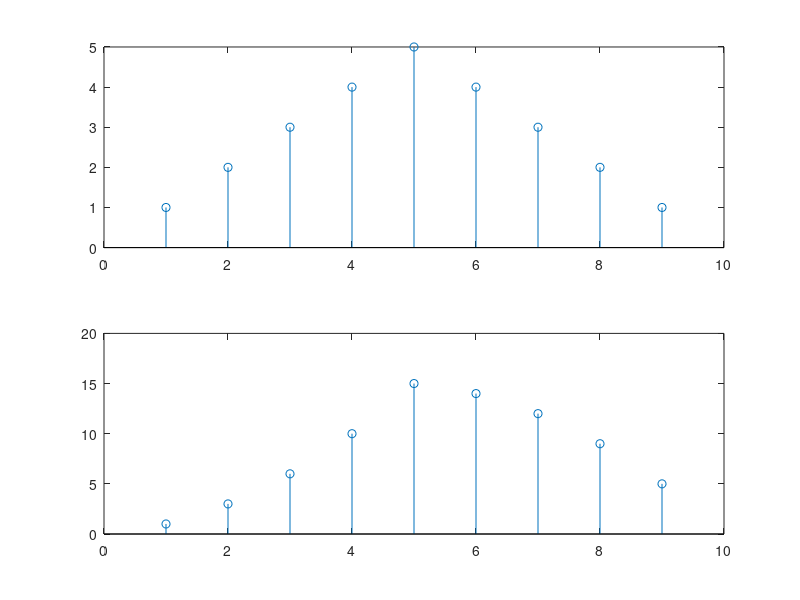

Write MATLAB code to recreate this figure.
% look at the notes.docx in depot docs to see how convolution is done
% proper use of subplot
x = [ones(1,5)]
for i=1:5
    h(1,i)=i
end
y1=conv(x,x)
y2=conv(h,x)
subplot(2,1,1)
stem(y1)
subplot(2,1,2)
stem(y2)